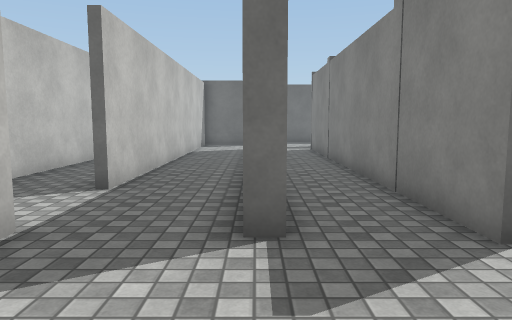
[1] (above)

23 first-person views from a walk through a Unity game level. The camera is 1.3 m above the floor, tilts 6° down and sees 70° across. The floor is counted in squares, 1 m on a side. Each view is taken from the middle of a square. On the plan, view 1 faces up. The plan holds only what a view shows up to about 15 squares ahead; the rest is blank. The player character is not drawn. Surface patterns are stand-ins for the level's own textures.

[2]
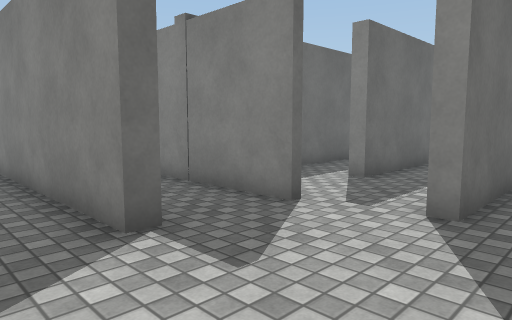

[3]
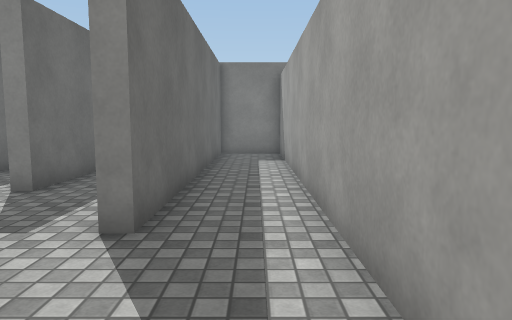

[4]
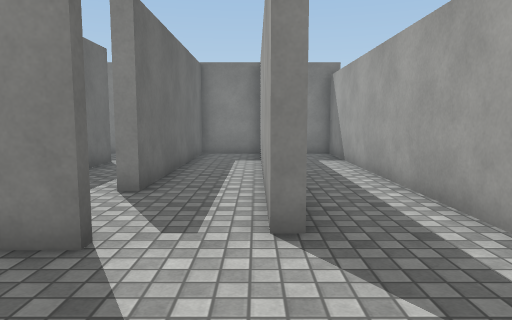

[5]
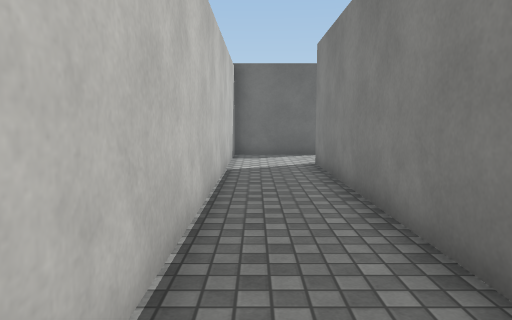

[6]
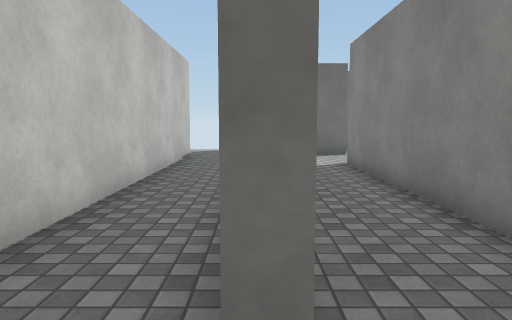

[7]
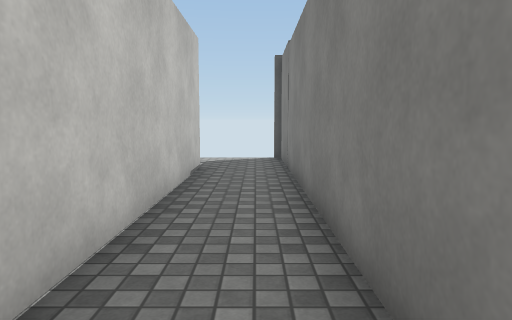

[8]
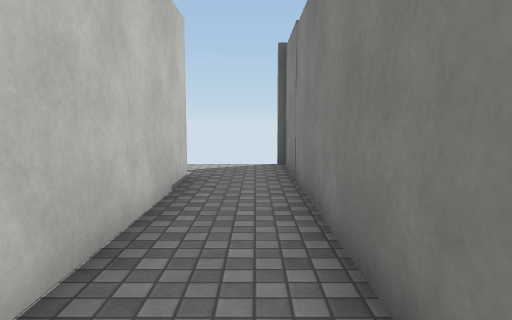

[9]
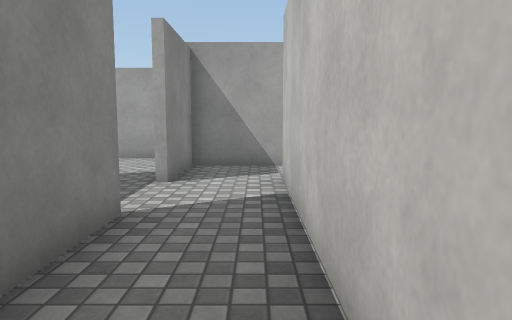

[10]
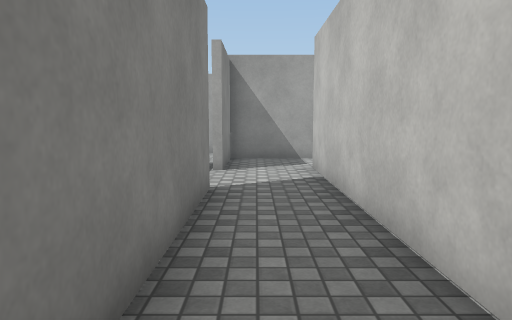

[11]
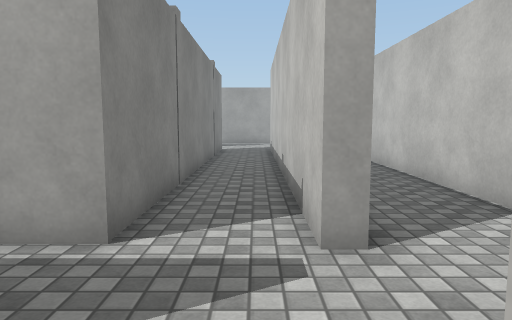

[12]
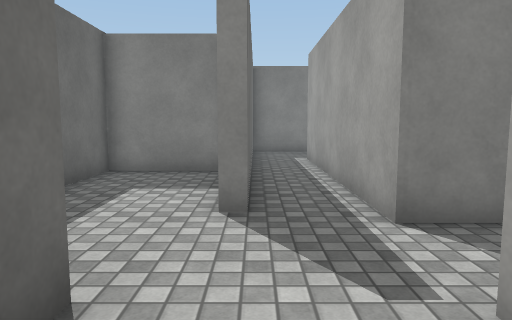

[13]
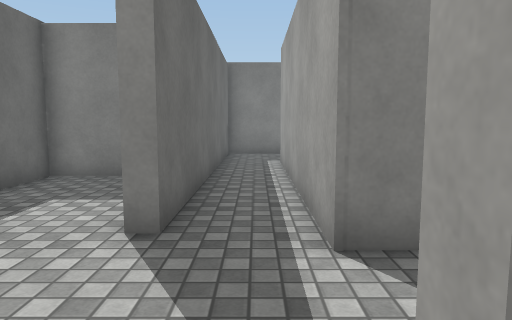

[14]
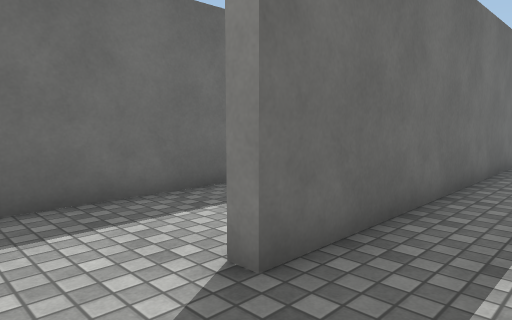

[15]
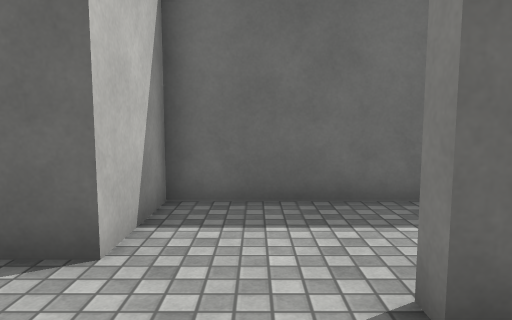

[16]
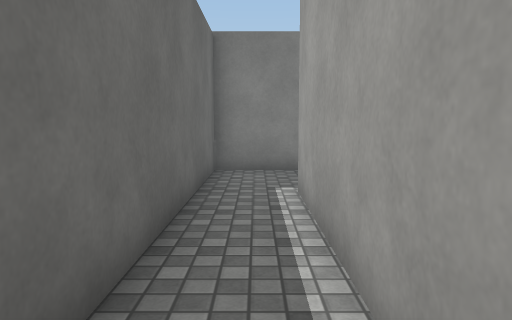

[17]
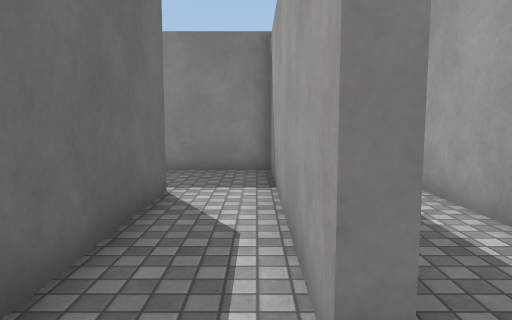

[18]
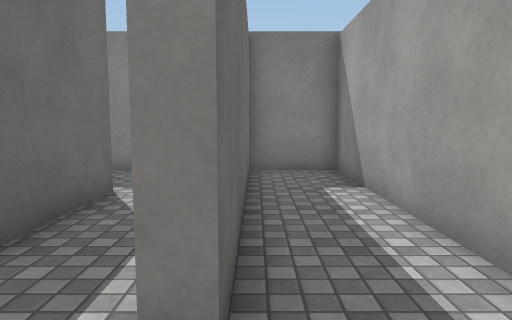

[19]
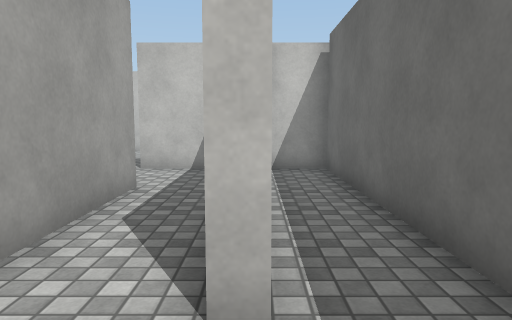

[20]
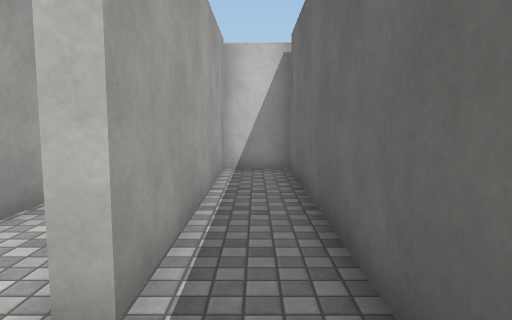

[21]
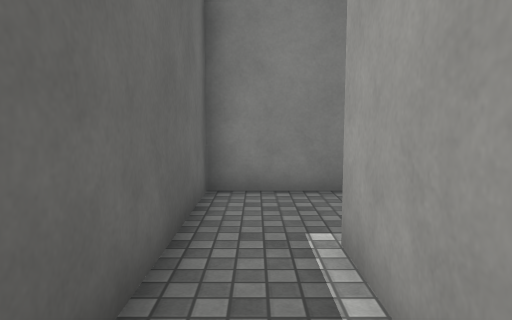

[22]
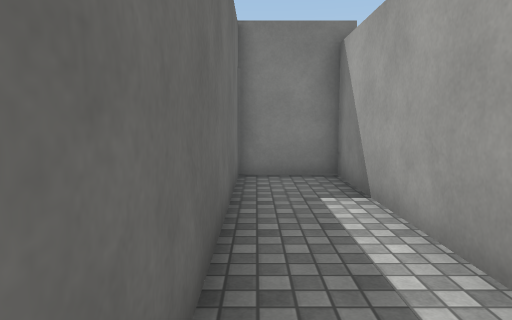

[23]
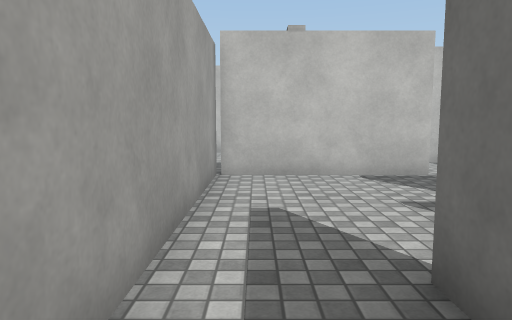

### Floor plan
Ten units are one square. View 1 is at (0, 0); x grows to the right and y downward. Boxes are objects, and circles mark ways between rooms. Rooms are numbered by the first view taken in them; rooms with no view inside come last. Other rooms are left out.
<svg viewBox="-66 -235 209 250">
<path fill="none" stroke="#000" d="M26 -38 26 -172M4 -40 -1 -40 -1 -174 3 -174 3 -59M-28 -42 -28 10 138 10 138 -14 32 -14 32 -18 138 -18 138 -42 58 -42M5 -203 -28 -203 -28 -69M-31 -69 -31 -230M-56 -205 -56 -46M76 -199 76 -229 5 -229 5 -203M26 -172 109 -172M116 -191 32 -191 32 -196M58 -42 58 -46 138 -46 138 -89 31 -89M29 -56 29 -38M29 -90 29 -71 108 -71 108 -67 62 -67M-56 -46 -56 -36M-61 -12 -31 -12 -31 -42"/>
<circle cx="-30" cy="-55" r="3" fill="#2a7"/>
<circle cx="0" cy="-185" r="3" fill="#2a7"/>
<circle cx="15" cy="-175" r="3" fill="#2a7"/>
<circle cx="45" cy="-40" r="3" fill="#2a7"/>
<circle cx="-45" cy="-40" r="3" fill="#2a7"/>
<text x="20" y="-70">1</text>
<text x="-40" y="-130">2</text>
<text x="50" y="-200">3</text>
<text x="90" y="-60">4</text>
<text x="-50" y="-30">5</text>
</svg>
Room 1 opens to room 2. Room 1 opens to room 3. Room 1 opens to room 4. Room 2 opens to room 5.

Where each view was taken, in squares from view 1:
view 1: 0 up, 0 right, facing up
view 2: 0 up, 2 left, facing up-right
view 3: 0 up, 1 left, facing right
view 4: 2 up, 1 left, facing right
view 5: 6 up, 2 left, facing up
view 6: 6 up, 3 left, facing up
view 7: 10 up, 4 left, facing up
view 8: 12 up, 4 left, facing up
view 9: 12 up, 5 left, facing down
view 10: 14 up, 4 left, facing down
view 11: 21 up, 1 right, facing down
view 12: 19 up, 2 left, facing right
view 13: 18 up, 1 left, facing right
view 14: 17 up, 1 right, facing up-right
view 15: 17 up, 2 right, facing up
view 16: 18 up, 4 right, facing right
view 17: 5 up, 4 right, facing right
view 18: 4 up, 4 right, facing right
view 19: 7 up, 13 right, facing left
view 20: 8 up, 13 right, facing left
view 21: 8 up, 7 right, facing right
view 22: 1 up, 5 right, facing right
view 23: 0 up, 6 right, facing left
